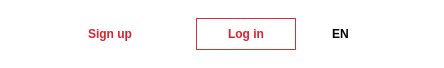
<?xml version="1.0" encoding="UTF-8"?>
<ui version="4.0">
 <class>userLogin</class>
 <widget class="QWidget" name="userLogin">
  <property name="geometry">
   <rect>
    <x>0</x>
    <y>0</y>
    <width>444</width>
    <height>68</height>
   </rect>
  </property>
  <property name="sizePolicy">
   <sizepolicy hsizetype="Maximum" vsizetype="Maximum">
    <horstretch>0</horstretch>
    <verstretch>0</verstretch>
   </sizepolicy>
  </property>
  <property name="windowTitle">
   <string>Form</string>
  </property>
  <property name="styleSheet">
   <string notr="true">background-color: rgb(255, 255, 255);

</string>
  </property>
  <layout class="QGridLayout" name="gridLayout">
   <item row="0" column="3">
    <spacer name="verticalSpacer_2">
     <property name="orientation">
      <enum>Qt::Vertical</enum>
     </property>
     <property name="sizeHint" stdset="0">
      <size>
       <width>20</width>
       <height>40</height>
      </size>
     </property>
    </spacer>
   </item>
   <item row="1" column="0">
    <spacer name="horizontalSpacer_2">
     <property name="orientation">
      <enum>Qt::Horizontal</enum>
     </property>
     <property name="sizeType">
      <enum>QSizePolicy::MinimumExpanding</enum>
     </property>
     <property name="sizeHint" stdset="0">
      <size>
       <width>40</width>
       <height>20</height>
      </size>
     </property>
    </spacer>
   </item>
   <item row="1" column="1">
    <widget class="QPushButton" name="pushButton_3">
     <property name="sizePolicy">
      <sizepolicy hsizetype="Maximum" vsizetype="Maximum">
       <horstretch>0</horstretch>
       <verstretch>0</verstretch>
      </sizepolicy>
     </property>
     <property name="minimumSize">
      <size>
       <width>100</width>
       <height>32</height>
      </size>
     </property>
     <property name="cursor">
      <cursorShape>PointingHandCursor</cursorShape>
     </property>
     <property name="styleSheet">
      <string notr="true">font-family: 'Open Sans';
font-style: normal;
font-weight: 600;
font-size: 12px;
line-height: 17px;
color: #D72130;
</string>
     </property>
     <property name="text">
      <string>Sign up</string>
     </property>
     <property name="flat">
      <bool>true</bool>
     </property>
    </widget>
   </item>
   <item row="1" column="2">
    <spacer name="horizontalSpacer_3">
     <property name="orientation">
      <enum>Qt::Horizontal</enum>
     </property>
     <property name="sizeType">
      <enum>QSizePolicy::Fixed</enum>
     </property>
     <property name="sizeHint" stdset="0">
      <size>
       <width>30</width>
       <height>20</height>
      </size>
     </property>
    </spacer>
   </item>
   <item row="1" column="3">
    <widget class="QPushButton" name="pushButton_2">
     <property name="sizePolicy">
      <sizepolicy hsizetype="Maximum" vsizetype="Maximum">
       <horstretch>0</horstretch>
       <verstretch>0</verstretch>
      </sizepolicy>
     </property>
     <property name="minimumSize">
      <size>
       <width>100</width>
       <height>32</height>
      </size>
     </property>
     <property name="cursor">
      <cursorShape>PointingHandCursor</cursorShape>
     </property>
     <property name="styleSheet">
      <string notr="true">font-family: 'Open Sans';
font-style: normal;
font-weight: 600;
font-size: 12px;
line-height: 17px;
color: #D72130;

border: 1px solid #C63638;</string>
     </property>
     <property name="text">
      <string>Log in</string>
     </property>
     <property name="flat">
      <bool>true</bool>
     </property>
    </widget>
   </item>
   <item row="1" column="4">
    <spacer name="horizontalSpacer_4">
     <property name="orientation">
      <enum>Qt::Horizontal</enum>
     </property>
     <property name="sizeType">
      <enum>QSizePolicy::Fixed</enum>
     </property>
     <property name="sizeHint" stdset="0">
      <size>
       <width>30</width>
       <height>20</height>
      </size>
     </property>
    </spacer>
   </item>
   <item row="1" column="5">
    <widget class="QLabel" name="label">
     <property name="sizePolicy">
      <sizepolicy hsizetype="Maximum" vsizetype="Maximum">
       <horstretch>0</horstretch>
       <verstretch>0</verstretch>
      </sizepolicy>
     </property>
     <property name="styleSheet">
      <string notr="true">font-family: 'Open Sans';
font-style: normal;
font-weight: 600;
font-size: 12px;
line-height: 16px;</string>
     </property>
     <property name="text">
      <string>EN</string>
     </property>
    </widget>
   </item>
   <item row="1" column="6">
    <widget class="QPushButton" name="pushButton">
     <property name="sizePolicy">
      <sizepolicy hsizetype="Fixed" vsizetype="Fixed">
       <horstretch>0</horstretch>
       <verstretch>0</verstretch>
      </sizepolicy>
     </property>
     <property name="maximumSize">
      <size>
       <width>30</width>
       <height>50</height>
      </size>
     </property>
     <property name="cursor">
      <cursorShape>PointingHandCursor</cursorShape>
     </property>
     <property name="styleSheet">
      <string notr="true">border: none;</string>
     </property>
     <property name="text">
      <string/>
     </property>
     <property name="icon">
      <iconset resource="../../../QResources.qrc">
       <normaloff>:/Resources/dropdownIcon.png</normaloff>:/Resources/dropdownIcon.png</iconset>
     </property>
     <property name="iconSize">
      <size>
       <width>12</width>
       <height>20</height>
      </size>
     </property>
     <property name="flat">
      <bool>true</bool>
     </property>
    </widget>
   </item>
   <item row="1" column="7">
    <spacer name="horizontalSpacer">
     <property name="orientation">
      <enum>Qt::Horizontal</enum>
     </property>
     <property name="sizeType">
      <enum>QSizePolicy::MinimumExpanding</enum>
     </property>
     <property name="sizeHint" stdset="0">
      <size>
       <width>40</width>
       <height>18</height>
      </size>
     </property>
    </spacer>
   </item>
   <item row="2" column="3">
    <spacer name="verticalSpacer">
     <property name="orientation">
      <enum>Qt::Vertical</enum>
     </property>
     <property name="sizeHint" stdset="0">
      <size>
       <width>20</width>
       <height>40</height>
      </size>
     </property>
    </spacer>
   </item>
  </layout>
 </widget>
 <resources>
  <include location="../../../QResources.qrc"/>
  <include location="../../../QResources.qrc"/>
  <include location="../../../QResources.qrc"/>
 </resources>
 <connections/>
</ui>
